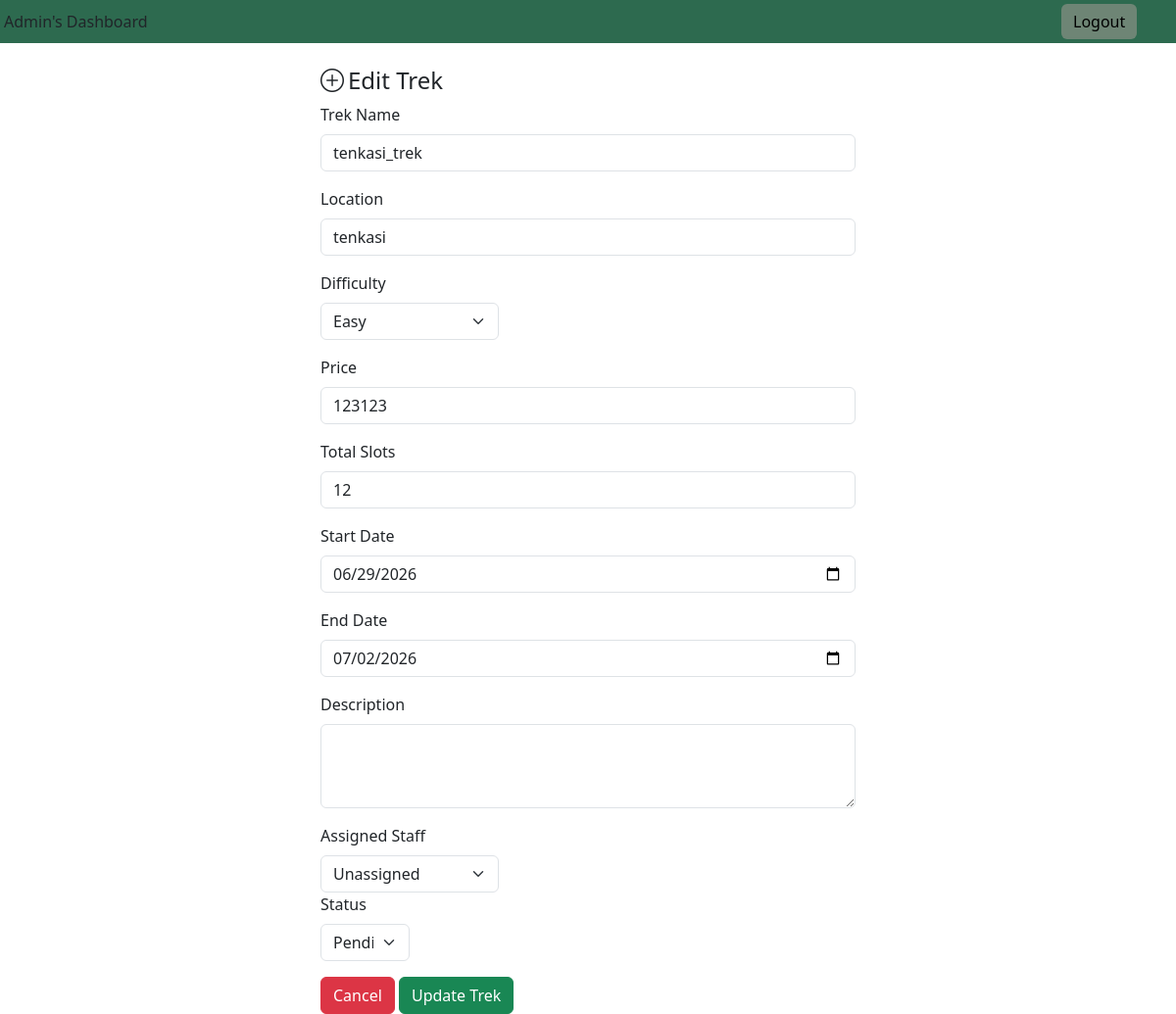
/admin/edit_trek/4, run on an earlier commit of the app's database.
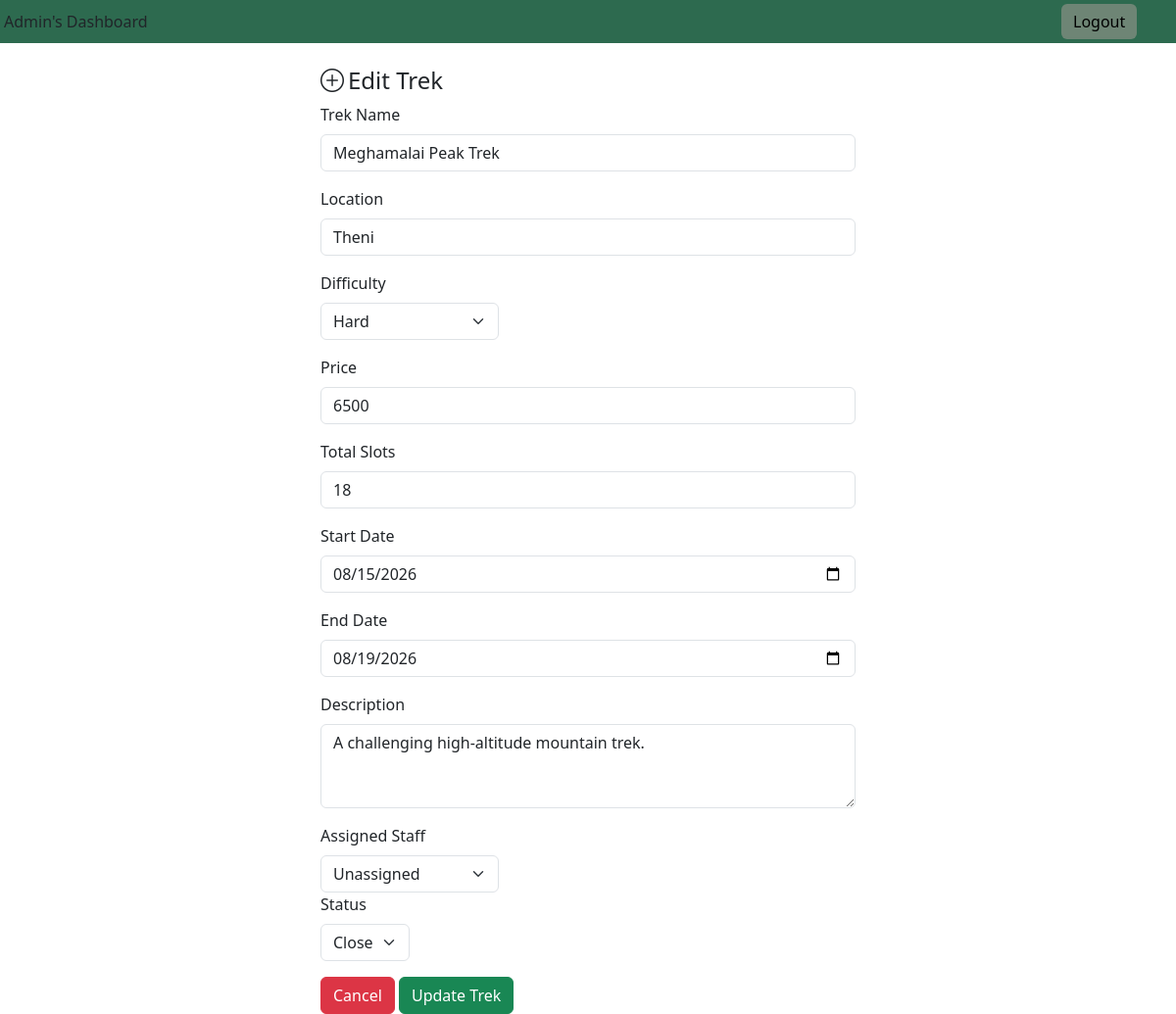
And on a later commit of the database.
### models.py (models this page shows)
class Trek(db.Model):
    Trek_Id=db.Column(db.Integer,primary_key=True,nullable=False)
    Trek_Name=db.Column(db.String(100),nullable=False)
    Location=db.Column(db.String(100),nullable=False)
    Duration=db.Column(db.Integer,nullable=False)
    Difficulty=db.Column(db.String(100),nullable=False)
    Price=db.Column(db.Integer,nullable=False)
    Total_Slots=db.Column(db.Integer,nullable=False)
    Staff_Id=db.Column(db.Integer,db.ForeignKey('user.Id'),nullable=True)
    Status=db.Column(db.String(100),nullable=False)
    Start_Date=db.Column(db.Date,nullable=False)
    End_Date=db.Column(db.Date,nullable=False)
    Description=db.Column(db.Text,nullable=False)
    bookings=db.relationship('Book',backref='trek')
    Available_Staff=db.Column(db.Integer,nullable=False)
    staff = db.relationship('User', foreign_keys=[Staff_Id])

### routes.py (the view, shortened to what this page needs)
@app.route('/admin/edit_trek/<int:trek_id>',methods=['GET','POST'])
@app.route("/add_trek/",methods=['GET','POST'])
def add_trek(trek_id=None):
    staffs=User.query.filter_by(Role='Staff').all()
    trek=Trek.query.filter_by(Trek_Id=trek_id).first()
    return render_template('add_Trek.html',staffs=staffs,trek=trek)

### Templates/add_trek.html (shortened to what the changed rows need)
<!DOCTYPE html>
<html>
    <head>
        <link href="https://cdn.jsdelivr.net/npm/bootstrap@5.3.7/dist/css/bootstrap.min.css" rel="stylesheet">
        <link rel="stylesheet" href="https://cdn.jsdelivr.net/npm/bootstrap-icons@1.11.3/font/bootstrap-icons.min.css">
    </head>
    <body>
    <div class="container">
    <div class="row justify-content-center">
    <div class="col-6  ">
        <br>
        <form method="POST"
      >
        <div class="mb-3">
        <label class="form-label">Trek Name</label>
        <input class="form-control" name="trek_name" type="text" value="{{trek.Trek_Name if trek else ''}}" aria-label="default input example">
        </div>
        <div class="mb-3">
        <label class="form-label">Location</label>
        <input class="form-control" name="location" type="text" value="{{trek.Location if trek else ''}}" aria-label="default input example">
        </div>
        <div class="col-md-4 mb-3">
            <label class="form-label">Difficulty</label>
            <select name="difficulty" class="form-select">
                {% set current_difficulty = trek.Difficulty if trek else 'Easy' %}
                <option value="Easy" {% if current_difficulty == 'Easy' %}selected{% endif %}>Easy</option>
                <option value="Hard" {% if current_difficulty == 'Hard' %}selected{% endif %}>Hard</option>
            </select>
        </div>
        <div class="mb-3">
        <label class="form-label">Price</label>
        <input class="form-control" name="price"   type="number" min="0" value="{{trek.Price if trek else ''}}" aria-label="default input example">
        </div>
        <div class="mb-3">
        <label class="form-label">Total Slots</label>
        <input class="form-control" name="total_slots" value="{{trek.Total_Slots if trek else ''}}"  type="number" min="1" aria-label="default input example">
        </div>
        <div class="mb-3">
        <label class="form-label">Start Date
        </label>
        <input class="form-control" type="date" name="start_date" value="{{trek.Start_Date.isoformat() if trek and trek.Start_Date else ''}}" aria-label="default input example">
        </div>
        <div class="mb-3">
        <label class="form-label">End Date</label>
        <input class="form-control" name="end_date" type="date" value="{{trek.End_Date.isoformat() if trek and trek.End_Date else ''}}" aria-label="default input example">
        </div>
        <div class="mb-3">
        <label for="exampleFormControlTextarea1" class="form-label">Description</label>
        <textarea class="form-control" name="description" id="exampleFormControlTextarea1" rows="3">{{trek.Description if trek else ''}}</textarea>
        </div>
        <div class="col-md-4 mb-3">
        {% if trek %}
                <div class="col-md-6 mb-3">
                    <label class="form-label">Status</label>
                    <select name="status" class="form-select">
                        {% set st = trek.Status if trek else 'Pending' %}
                        {% for s in ['Pending', 'Approved', 'Open', 'Closed', 'Completed'] %}
                        <option value="{{ s }}" {% if st == s %}selected{% endif %}>{{ s }}</option>
                        {% endfor %}
                    </select>
                </div>
                {% endif %}
        </div>
        </form>
        </div>
        </div>
        </div>
    </body>
</html>

What changed in the data, as far as the page shows it:
changed Trek: trek_name "tenkasi_trek" → "Meghamalai Peak Trek"; location "tenkasi" → "Theni"; difficulty "Easy" → "Hard"; price "123123" → "6500"; total_slots "12" → "18"; start_date "06/29/2026" → "08/15/2026"; end_date "07/02/2026" → "08/19/2026"; description (not shown) → "A challenging high-altitude mountain trek."; status "Pending" → "Closed"
